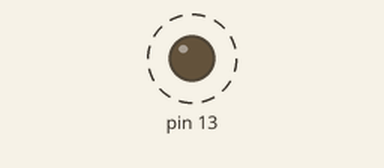
This sketch was run on a simulated Arduino Uno, built with avr-gcc and run on an emulated ATmega328P. Shown: output pins drawn as LEDs (lit = HIGH). Dashed ring = blinking. What the sketch prints to the serial monitor is not drawn.

Above: at 0.5 s.
Timing chart, 0 to 3.0 s (numbered marks = the images above):
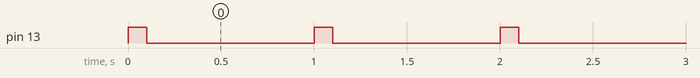

The sketch:

heartbeat.ino
```cpp
void setup() {
  // put your setup code here, to run once:
   Serial.begin(9600);
   pinMode(13, OUTPUT);
}

void loop() {
  // put your main code here, to run repeatedly:
  digitalWrite(13, HIGH);
  delay(100);
  int time = millis();
  Serial.print(time);
  Serial.println(" ms have elapsed");
  digitalWrite(13, LOW);
  delay(900);
}
```

Measured:
- by itself, pin 13: alternates HIGH for 0.10 s and LOW for 0.90 s
